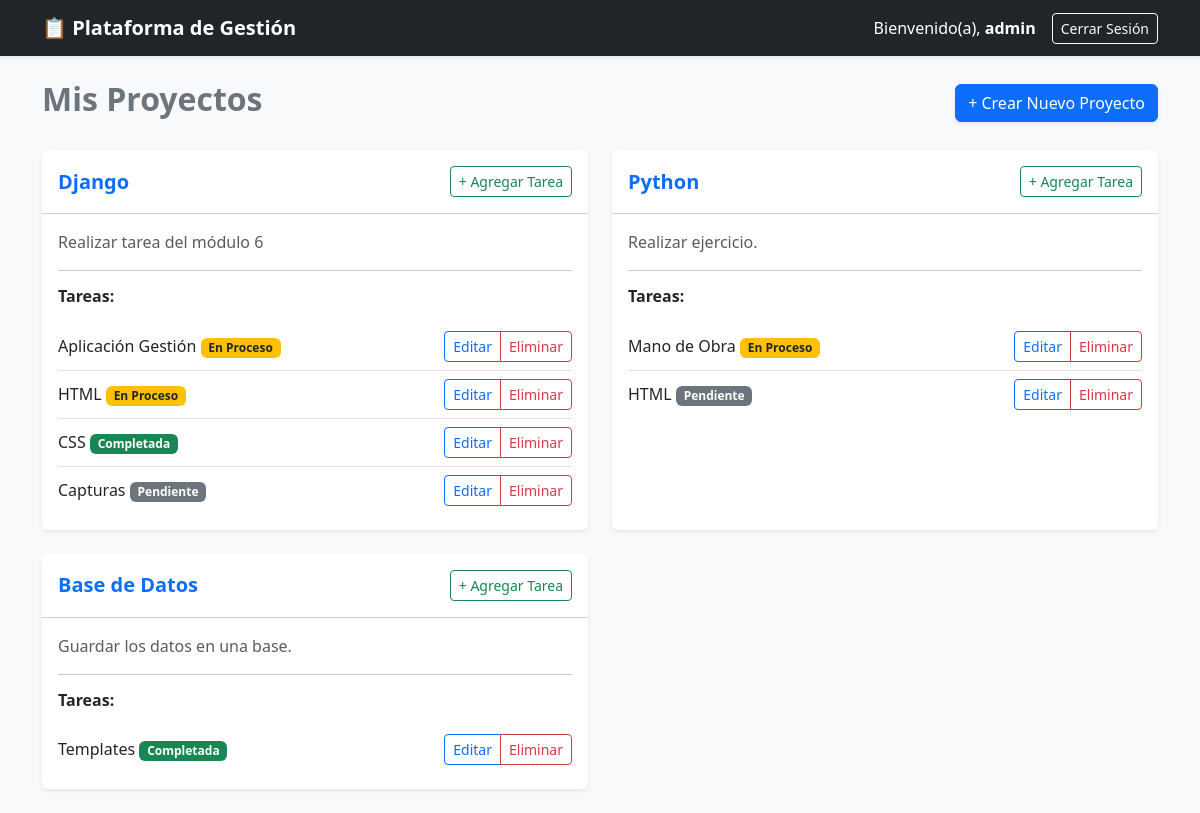
Page / (signed in) on the earlier database version.
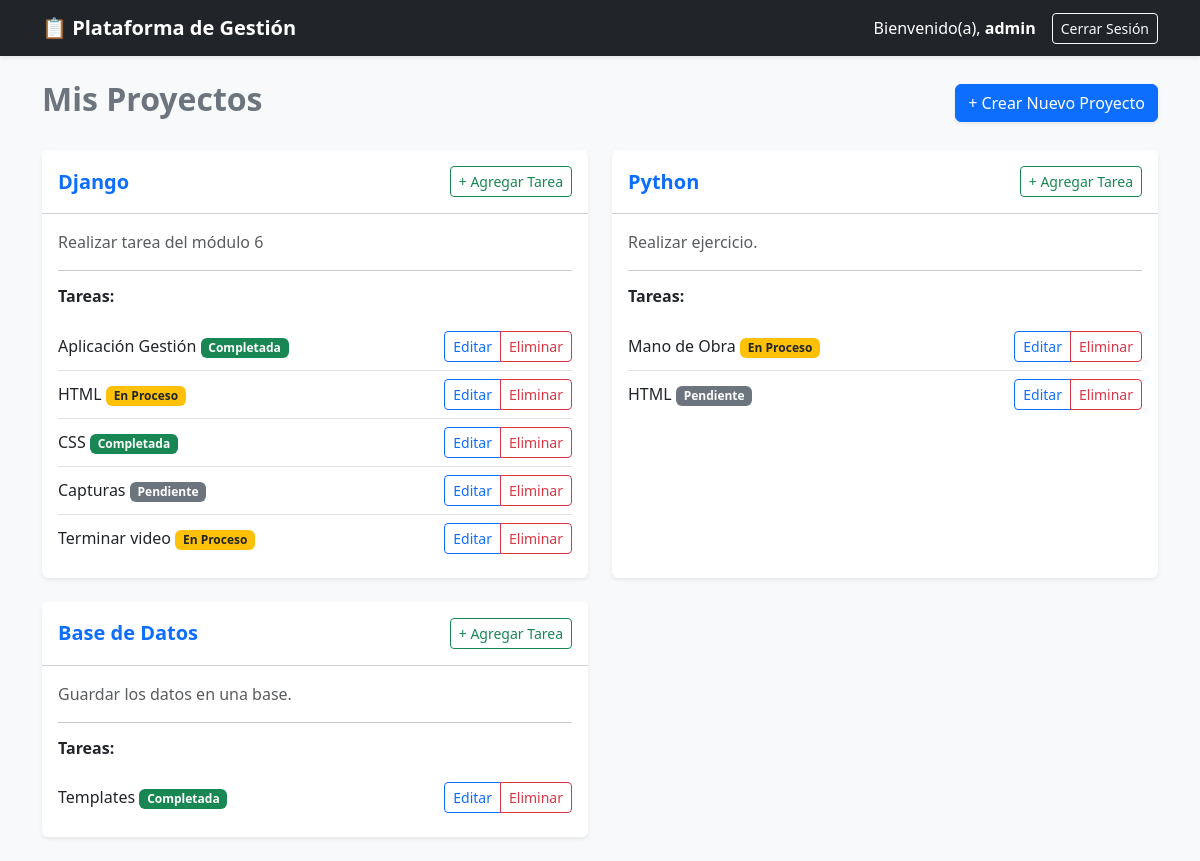
Same page on the later database version.
### aplicacion_gestion/models.py (models this page shows, shortened)
class Proyecto(models.Model):
    nombre = models.CharField(max_length=200)
    descripcion = models.TextField(blank=True)
    fecha_inicio = models.DateField(auto_now_add=True)
    usuario = models.ForeignKey(User, on_delete=models.CASCADE, related_name='proyectos')

class Tarea(models.Model):
    ESTADOS = [
        ('PENDIENTE', 'Pendiente'),
        ('EN_PROCESO', 'En Proceso'),
        ('COMPLETADA', 'Completada'),
    ]
    proyecto = models.ForeignKey(Proyecto, on_delete=models.CASCADE, related_name='tareas')
    titulo = models.CharField(max_length=200)
    descripcion = models.TextField(blank=True)
    estado = models.CharField(max_length=20, choices=ESTADOS, default='PENDIENTE')
    fecha_creacion = models.DateField(auto_now_add=True)  # <-- Agrega esta línea
    fecha_vencimiento = models.DateField(null=True, blank=True)

### aplicacion_gestion/views.py (the view)
# urls.py: path('', HomeView.as_view(), name='home'),
class HomeView(LoginRequiredMixin, ListView):
    model = Proyecto
    template_name = 'aplicacion_gestion/home.html'
    context_object_name = 'proyectos'
    def get_queryset(self):
        return Proyecto.objects.filter(usuario=self.request.user)

### aplicacion_gestion/templates/aplicacion_gestion/home.html
{% extends 'aplicacion_gestion/base.html' %}
{% block content %}
<div class="d-flex justify-content-between align-items-center mb-4">
    <h2 class="fw-bold text-secondary">Mis Proyectos</h2>
    <a href="{% url 'crear_proyecto' %}" class="btn btn-primary shadow-sm">+ Crear Nuevo Proyecto</a>
</div>
{% if proyectos %}
    <div class="row">
    {% for proyecto in proyectos %}
        <div class="col-md-6 mb-4">
            <div class="card shadow-sm border-0 h-100">
                <div class="card-header bg-white d-flex justify-content-between align-items-center py-3">
                    <h5 class="card-title m-0 fw-bold text-primary">{{ proyecto.nombre }}</h5>
                    <a href="{% url 'crear_tarea' proyecto.id %}" class="btn btn-outline-success btn-sm">+ Agregar Tarea</a>
                </div>
                <div class="card-body">
                    <p class="card-text text-muted">{{ proyecto.descripcion|default:"Sin descripción." }}</p>
                    <hr>
                    <h6 class="fw-bold text-dark mb-3">Tareas:</h6>
                    <ul class="list-group list-group-flush">
                    {% for tarea in proyecto.tareas.all %}
                        <li class="list-group-item d-flex justify-content-between align-items-center px-0">
                            <div>
                                <span>{{ tarea.titulo }}</span>
                                <span class="badge
                                    {% if tarea.estado == 'COMPLETADA' %}bg-success
                                    {% elif tarea.estado == 'EN_PROCESO' %}bg-warning text-dark
                                    {% else %}bg-secondary{% endif %}">
                                    {{ tarea.get_estado_display }}
                                </span>
                            </div>
                            <div class="btn-group" role="group">
                                <a href="{% url 'editar_tarea' tarea.id %}" class="btn btn-outline-primary btn-sm">Editar</a>
                                <a href="{% url 'eliminar_tarea' tarea.id %}" class="btn btn-outline-danger btn-sm">Eliminar</a>
                            </div>
                        </li>
                    {% empty %}
                        <li class="list-group-item text-muted px-0 italic">No hay tareas registradas.</li>
                    {% endfor %}
                    </ul>
                </div>
            </div>
        </div>
    {% endfor %}
    </div>
{% else %}
    <div class="alert alert-info text-center shadow-sm" role="alert">
        No tienes proyectos registrados aún. ¡Crea el primero con el botón superior!
    </div>
{% endif %}
{% endblock %}

### aplicacion_gestion/templates/aplicacion_gestion/base.html (shortened to what this page needs)
<!DOCTYPE html>
<html lang="es">
<head>
    <link href="https://cdn.jsdelivr.net/npm/bootstrap@5.3.0/dist/css/bootstrap.min.css" rel="stylesheet">
</head>
<body class="bg-light">
    <nav class="navbar navbar-expand-lg navbar-dark bg-dark mb-4 shadow-sm">
        <div class="container">
            <a class="navbar-brand fw-bold" href="{% url 'home' %}">📋 Plataforma de Gestión</a>
            {% if user.is_authenticated %}
                <div class="d-flex align-items-center text-white">
                    <span class="me-3">Bienvenido(a), <strong>{{ user.username }}</strong></span>
                    <form action="{% url 'logout' %}" method="post" class="m-0">
                        <button type="submit" class="btn btn-outline-light btn-sm">Cerrar Sesión</button>
                    </form>
                </div>
            {% endif %}
        </div>
    </nav>
    <div class="container">
        {% block content %}
        {% endblock %}
    </div>
</body>
</html>

Differences in the rows shown:
changed Tarea "Aplicación Gestión": estado "En Proceso" → "Completada"
added Tarea: titulo "Terminar video", estado "En Proceso", shown under Proyecto "Django"
